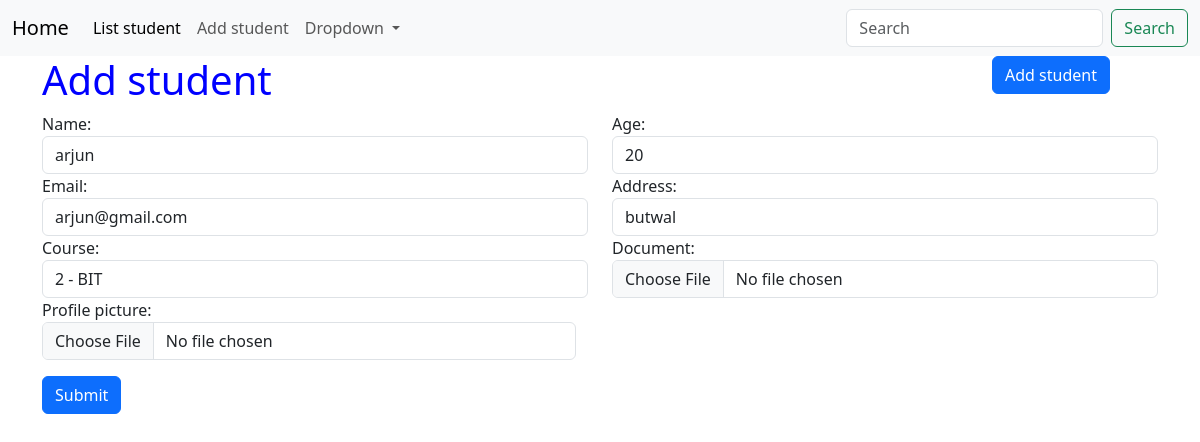
Screenshot of /students/edit/7/ with the database file from the repository.
### students/models.py (models this page shows, shortened)
class Student(models.Model):
    name=models.CharField(max_length=100)
    email=models.EmailField()
    age=models.IntegerField()
    address=models.CharField(max_length=200)
    course=models.ForeignKey(Course, on_delete=models.SET_NULL,null=True,blank=True, related_name="students")
    subjects=models.ManyToManyField(Subject, related_name="students")
    document= models.FileField(upload_to="documents/",blank=True)
    profile_picture= models.ImageField(upload_to="profile_pictures/", blank=True)

### students/views.py (the view)
# urls.py: path("students/edit/<int:student_id>/",edit_student,name="edit_student"),
def edit_student(request, student_id):
    student=Student.objects.get(id=student_id)
    if request.method == "POST":
        form = StudentForm(request.POST, request.FILES, instance=student)
        if form.is_valid():
            form.save()
            return redirect('students')
    else:
        form = StudentForm(instance=student)
    context= {
        "header":"Add student",
        'title':'add student',
        'form':form
    }
    return render(request,"students/add_student.html",context)

### students/forms.py (shortened to what this page needs)
class StudentForm(forms.ModelForm):
    class Meta:
        model=Student
        fields=  ['name','email','age','address','course','document','profile_picture']
        widgets={
            'name':forms.TextInput(attrs={'class': 'form-control'}),
            'email':forms.EmailInput(attrs={'class': 'form-control'}),
            'age':forms.NumberInput(attrs={'class': 'form-control'}),
            'address':forms.TextInput(attrs={'class': 'form-control'}),
            'course':forms.Select(attrs={'class': 'form-control'}),
            'document':forms.FileInput(attrs={'class': 'form-control'}),
            'profile_picture':forms.FileInput(attrs={'class': 'form-control'}),
        }

### students/models.py (called while the page is built)
    def __str__(self):
        return f"{self.id} - {self.name}"

### students/templates/students/add_student.html (shortened to what this page needs)
{% extends 'students/base.html' %}
{% block content %}
    <form method="POST" action="" enctype="multipart/form-data">
        <div class="row">
          <div class ="col-md-6">
            {{form.name.label_tag}} {{form.name}}
          </div>
          <div class="col-md-6">
            {{form.age.label_tag}} {{form.age}}
          </div>
        </div>
         <div class="row">
          <div class ="col-md-6">
            {{form.email.label_tag}} {{form.email}}
          </div>
          <div class="col-md-6">
            {{form.address.label_tag}} {{form.address}}
          </div>
        </div>
         <div class="row">
          <div class ="col-md-6">
            {{form.course.label_tag}} {{form.course}}
          </div>
          <div class="col-md-6">
              {{form.document.label_tag}} {{form.document}}
          </div>
          <div class="row">
          <div class="col-md-6">
              {{form.profile_picture.label_tag}} {{form.profile_picture}}
          </div>
          </div>
        </div>
        <button type="submit" class="btn btn-primary mt-3">Submit</button>
  </form>
    {% endblock %}

### rows the page displays
Student: name "arjun", age "20", email "arjun@gmail.com", address "butwal", course "2 - BIT"

### other values shown
{{ header }} "Add student"
